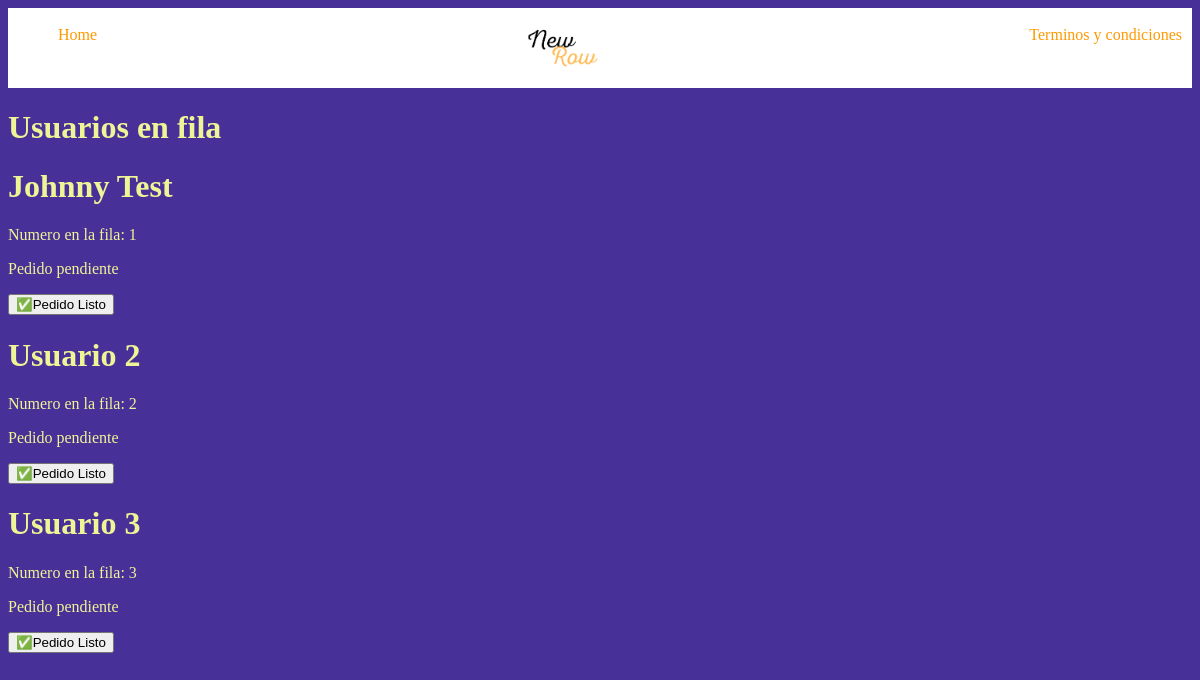
The app's page /vista_tienda/ with its own data.
### Titulo/models.py (models this page shows, shortened)
class Usuarios(models.Model):
    nombre = models.CharField(max_length=200)
    correo = models.CharField(max_length=200)
    n_fila = models.PositiveIntegerField()
    estado_pedido = models.BooleanField(default=False)

### Titulo/views.py (the view)
# urls.py: path("vista_tienda/", views.admin_tienda, name="admin_tienda"),
def admin_tienda(request):
    usuarios = Usuarios.objects.all()
    return render(request, 'admin_tienda.html', {
        'usuarios': usuarios
    })

### Titulo/templates/admin_tienda.html
{% extends "layouts/baseHome.html" %}
{% block content %}
<h1>Usuarios en fila</h1>
{% for usuario in usuarios %}
<div>
    <h1>{{usuario.nombre}}</h1>
    <p>Numero en la fila: {{usuario.n_fila}}</p>
    {% if usuario.estado_pedido == False %}
    <p>Pedido pendiente</p>
    <button>
        ✅Pedido Listo
    </button>
    {% else %}
    <p>Pedido realizado</p>
    {% endif %}
</div>
{% endfor %}
{% endblock %}

### Titulo/static/styles/main.css (style rules this page uses)
body { background: #473198; color: #eef596; }

### records on screen
Usuarios: nombre "Johnny Test", n_fila "1", estado_pedido "Pedido pendiente"
Usuarios: nombre "Usuario 2", n_fila "2", estado_pedido "Pedido pendiente"
Usuarios: nombre "Usuario 3", n_fila "3", estado_pedido "Pedido pendiente"
